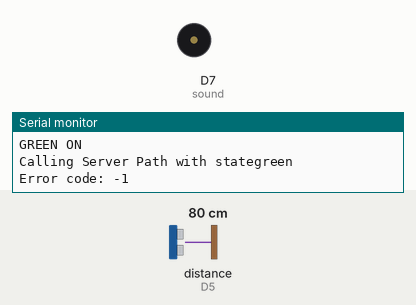
The sketch below on a simulated ESP8266 (Wemos D1 mini). Shown: buzzer (waves = sounding), the last lines printed to the serial monitor. Wiring (inferred from the names in the program): ultrasonic range finder: trigger D6; echo D5. The test bench sets the inputs (shaded band); at power-on: distance to the obstacle (sensor on D5) 80 cm. The echo pulse lasts 58.3 µs per cm; WiFi joins after 1.5 s; servers stay silent unless stated.

Above: at 2.7 s.
2.8 s: distance to the obstacle (sensor on D5) set to 2 cm
At 4.03 s:
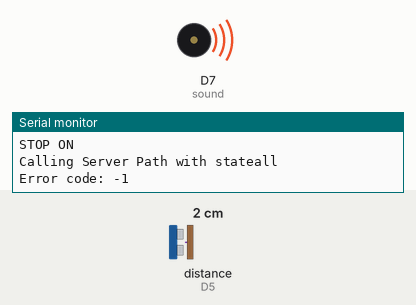
5.7 s: distance to the obstacle (sensor on D5) set to 9 cm
Timing chart, 0 to 8.7 s (numbered marks = the images above; inputs shaded):
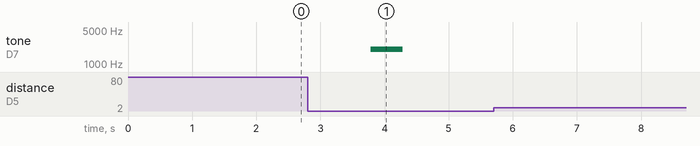

Measured:
- after the input at 2.8 s, tone on D7 (sound): silent → 2000 Hz after 0.99 s, → silent 0.50 s later

The sketch:

Lab3Sensor.ino
```cpp
#include <ESP8266WiFi.h>
#include <ESP8266HTTPClient.h>

/*
/// HTTP client errors
#define HTTPC_ERROR_CONNECTION_REFUSED (-1)
#define HTTPC_ERROR_SEND_HEADER_FAILED (-2)
#define HTTPC_ERROR_SEND_PAYLOAD_FAILED (-3)
#define HTTPC_ERROR_NOT_CONNECTED (-4)
#define HTTPC_ERROR_CONNECTION_LOST (-5)
#define HTTPC_ERROR_NO_STREAM (-6)
#define HTTPC_ERROR_NO_HTTP_SERVER (-7)
#define HTTPC_ERROR_TOO_LESS_RAM (-8)
#define HTTPC_ERROR_ENCODING (-9)
#define HTTPC_ERROR_STREAM_WRITE (-10)
#define HTTPC_ERROR_READ_TIMEOUT (-11)
*/

const char* wifiSSID = "eesc"; // In order for this to work, you MUST specify the SSID for your wifi
const char* wifiPSK = "password"; // And the preshared key (wifi password)

int echo = D5;
int trig = D6;

int sound = D7;
String lightState = "off"; //0 off, 1 red, 2 yellow, 3 green, 4 all

int distance_close = 10;
int distance_mid = 15;
int distance_stop = 5;

long duration = 0;
int distance = 0;
int previous_distance = 0;
int same_distance_timer = 5000; //5s
int same_distance_counter = 0;

String serverAddress = "http://192.168.207.1:80";

//REFERENCES

//ESP8266 HTTP CLIENT
//https://randomnerdtutorials.com/esp8266-nodemcu-http-get-post-arduino/

void setup() {
 Serial.begin(115200); // Open a serial connection (for debugging)
 delay(10);
 pinMode(echo, INPUT);
 pinMode(trig, OUTPUT);
 pinMode(sound, OUTPUT);
 digitalWrite(sound, LOW);

 // ** Connect to WiFi network - Adapted from http://www.esp8266learning.com/wemos-webserver-example.php
 Serial.print("Connecting to "); // Display debugging connection info
 Serial.println(wifiSSID); // Print the configured SSID to the Serial Monitor
 WiFi.begin(wifiSSID, wifiPSK); // Use the provided SSID and PSK to connect

 while (WiFi.status() != WL_CONNECTED) { // If not connected to wifi
   delay(500); // Pause
   Serial.print("."); // Print a dot each loop while trying to connect
 }

 Serial.println("");
 Serial.println("WiFi connected"); // Print "connected" message to the Serial Monitor
}
void loop() { // ** Create a web server - Adapted from http://www.esp8266learning.com/wemos-webserver-example.php
  digitalWrite(sound, LOW);
  digitalWrite(trig, LOW);
  delay(20);
  digitalWrite(trig, HIGH);
  delayMicroseconds(20);
  digitalWrite(trig, LOW);
   // Reads the echoPin, returns the sound wave travel time in microseconds
  duration = pulseIn(echo, HIGH);
  // Calculating the distance
  distance = duration * 0.034 / 2; // Speed of sound wave (0.034) divided by 2 (go and back)
  // Displays the distance on the Serial Monitor
  Serial.print("Duration ");
  Serial.println(duration);
  Serial.print("Distance: ");
  Serial.print(distance);
  Serial.println(" cm");

  if(distance == previous_distance){
    same_distance_counter += 1000;
  }
  else {
    previous_distance = distance;
    same_distance_counter = 0;

    lightOn();
    makeRequest();
  }

  if(same_distance_timer <= same_distance_counter){
    Serial.println("TURN OFF");
    if(lightState != "off"){
      lightState = "off";
      makeRequest();
    }
    delay(2000);
    return;
  }

  delay(1000);
}

void makeRequest(){
  if(WiFi.status()== WL_CONNECTED){
      WiFiClient client;
      HTTPClient http;

      String serverPath = serverAddress + "/" + lightState;

      Serial.println("Calling Server Path with state" + lightState);
      // Your Domain name with URL path or IP address with path
      http.begin(client, serverPath.c_str());

      // Send HTTP GET request
      int httpResponseCode = http.GET();

      if (httpResponseCode>0) {
        Serial.print("HTTP Response code: ");
        Serial.println(httpResponseCode);
        String payload = http.getString();
        Serial.println(payload);
      }
      else {
        Serial.print("Error code: ");
        Serial.println(httpResponseCode);
      }
      http.end();
    }
}

void lightOn(){
  if(distance <= distance_stop){
    Serial.println("STOP ON");
    tone(sound, 2000, 500);
    lightState = "all";
  }
  else if(distance <= distance_close){
    Serial.println("RED ON");
    lightState = "red";
  }
  else if(distance <= distance_mid && distance > distance_close){
    Serial.println("YELLOW ON");
    lightState = "yellow";
  }
  else {
    Serial.println("GREEN ON");
    lightState = "green";
  }
}
```
